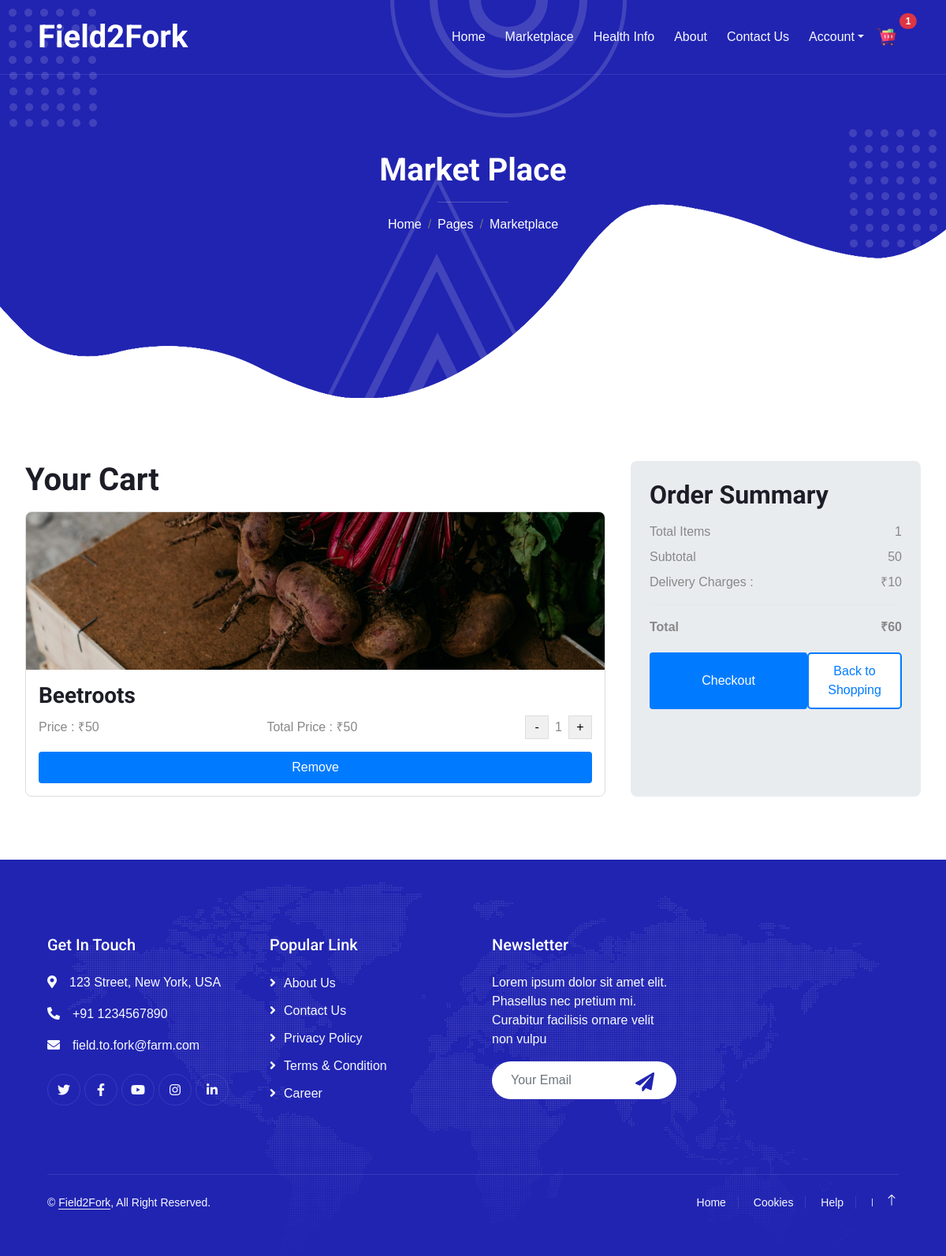
/cart/ (signed in), run on an earlier commit of the app's database.
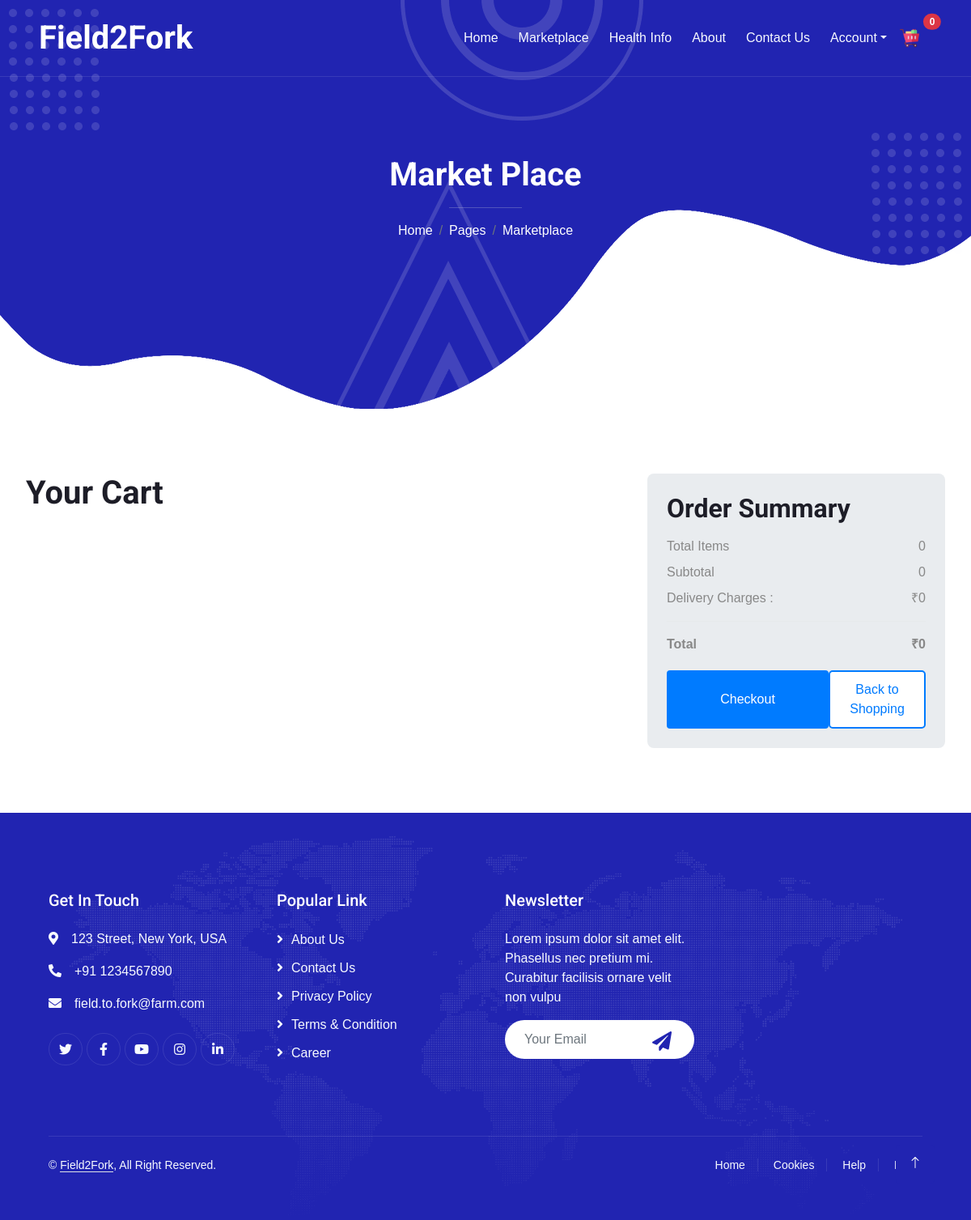
And on a later commit of the database.
### cart/models.py (models this page shows, shortened)
class CartItem(models.Model):
    product = models.ForeignKey('store.Product', on_delete=models.CASCADE)
    cart = models.ForeignKey(Cart, on_delete=models.CASCADE)
    quantity = models.IntegerField()
    is_active = models.BooleanField(default=True)

### store/models.py (models this page shows, shortened)
class Product(models.Model):
    product_name = models.CharField(max_length=200)
    slug = models.SlugField(max_length=200)
    description = models.TextField(blank=True,)
    price = models.IntegerField()
    image = models.ImageField(blank=True,upload_to="photo/products")
    stock = models.IntegerField()
    is_available = models.BooleanField(default=True)
    category = models.ForeignKey(Categories, on_delete=models.CASCADE)
    created_date = models.DateTimeField(auto_now_add=True,)
    modified_date = models.DateTimeField(auto_now=True)

### cart/views.py (the view)
# urls.py: path("cart/", include("cart.urls")),
def cart(request, total=0, quantity=0, cart_items=None):
    try:
        cart = get_or_create_cart(request)
        cart_items = CartItem.objects.filter(cart=cart, is_active=True)
        for cart_item in cart_items:
            total += (cart_item.product.price * cart_item.quantity)
            quantity += cart_item.quantity
    except:
        pass
    context = {
        'total': total,
        'quantity': quantity,
        'cart_items': cart_items,
        'total_items': cart_items.count() if cart_items else 0,
    }
    return render(request, "temp_marketplace/cart.html", context)

### cart/views.py (called while the page is built)
def get_or_create_cart(request):
    if request.user.is_authenticated:
        cart, created = Cart.objects.get_or_create(user=request.user)
    else:
        cart_id = _cart_id(request)
        cart, created = Cart.objects.get_or_create(cart_id=cart_id)
    return cart

### templates/temp_marketplace/cart.html
{% extends 'temp_marketplace/base.html' %}
{% load static %}
{% block body_block %}
<link href="{% static 'marketplace/css/cartStyles.css' %}" rel="stylesheet">
<div class="container">
    <div class="cart-container">
        <div class="cart-items">
            <h1>Your Cart</h1>
            <div class="product-grid">
                {% for cart in cart_items %}
                    <div class="product-card">
                        <img src="{{ cart.product.image.url }}" alt="{{ cart.product.product_name }}" class="product-image">
                        <div class="product-details">
                            <h3>{{ cart.product.product_name }}</h3>
                            <div class="price-quantity">
                                <div class="price"> Price : ₹{{ cart.product.price}}</div>
                                <div class="price"> Total Price : ₹{% widthratio cart.product.price 1 cart.quantity %}</div>
                                <div class="quantity-control">
                                    <a href="{% url 'remove_cart' cart.product.id %}"> <button class="quantity-btn minus">-</button> </a>
                                    <div class="quantity">{{ cart.quantity }}</div>
                                    <a href="{% url 'add_to_cart' cart.product.id %}"> <button class="quantity-btn plus">+</button> </a>
                                </div>
                            </div>
                            <a href="{% url 'delete_cart' cart.product.id %}"><button class="remove-btn">Remove</button></a>
                        </div>
                    </div>
                    {% endfor %}
            </div>
        </div>
        <div class="order-summary">
            <h2>Order Summary</h2>
            <div class="summary-item">
                <div>Total Items</div>
                <div id="total-items">{{ total_items }}</div>
            </div>
            <div class="summary-item">
                <div>Subtotal</div>
                <div id="subtotal">{{ total }}</div>
            </div>
            <div class="summary-item">
                <div>Delivery Charges : </div>
                <div id="tax">₹{% widthratio total_items 1 10 %}</div>
            </div>
            <hr>
            {% widthratio total_items 1 10 as delivery_charge %}
            <div class="summary-item total">
                <div>Total</div>
                <div id="total">₹{{ total|add:delivery_charge }}</div>
            </div>
            <div class="button-group">
                <button class="btn checkout-btn" id="checkout-btn" >Checkout</button>
                <button class="btn back-to-shopping-btn" id="back-to-shopping-btn" onclick="window.location.href='{% url 'marketpage' %}'">Back to Shopping</button>
            </div>
        </div>
    </div>
</div>
{% endblock %}

### templates/temp_marketplace/base.html (shortened to what this page needs)
{% load static %}
<!DOCTYPE html>
<html lang="en">
<head>
    <link href="https://cdnjs.cloudflare.com/ajax/libs/font-awesome/5.10.0/css/all.min.css" rel="stylesheet">
    <link href="https://cdn.jsdelivr.net/npm/bootstrap-icons@1.4.1/font/bootstrap-icons.css" rel="stylesheet">
    <link href="{% static 'home/lib/animate/animate.min.css' %}" rel="stylesheet">
    <link href="{% static 'home/lib/owlcarousel/assets/owl.carousel.min.css' %}" rel="stylesheet">
    <link href="{% static 'home/lib/lightbox/css/lightbox.min.css' %}" rel="stylesheet">
    <link href="{% static 'home/css/bootstrap.min.css' %}" rel="stylesheet">
    <link href="{% static 'home/css/style.css' %}" rel="stylesheet">
</head>
<body>
    <div class="container-xxl bg-white p-0">
        <div class="container-xxl position-relative p-0">
            <nav class="navbar navbar-expand-lg navbar-light px-4 px-lg-5 py-3 py-lg-0">
                <a href="{% url 'homepage' %}" class="navbar-brand p-0">
                    <h1 class="m-0">Field2Fork</h1>
                </a>
                <div class="collapse navbar-collapse" id="navbarCollapse">
                    <div class="navbar-nav ms-auto py-0">
                        <a href="{% url 'homepage' %}" class="nav-item nav-link">Home</a>
                        <a href="{% url 'marketpage' %}" class="nav-item nav-link">Marketplace</a>
                        <a href="{% url 'addblog' %}" class="nav-item nav-link">Health Info</a>
                        <a href="{% url 'aboutpage' %}" class="nav-item nav-link">About</a>
                        <a href="{% url 'contactpage' %}" class="nav-item nav-link">Contact Us</a>
                        <div class="nav-item dropdown">
                            <a href="#" class="nav-link dropdown-toggle" data-bs-toggle="dropdown">Account</a>
                        </div>
                    </div>
                    <a href="{% url 'cart' %}" class="nav-link position-relative">
                        <img src="{% static 'marketplace/img/trolley.png' %}" width="24" height="24" alt="Cart">
                            <span class="position-absolute top-0 start-100 translate-middle badge rounded-pill bg-danger">
                                {{ total_items }}
                            </span>
                    </a>
                </div>
            </nav>
            <div class="container-xxl py-5 bg-primary hero-header mb-5">
                <div class="container my-5 py-5 px-lg-5">
                    <div class="row g-5 py-5">
                        <div class="col-12 text-center">
                            <h1 class="text-white animated zoomIn">Market Place</h1>
                            <hr class="bg-white mx-auto mt-0" style="width: 90px;">
                            <nav aria-label="breadcrumb">
                                <ol class="breadcrumb justify-content-center">
                                    <li class="breadcrumb-item"><a class="text-white" href="#">Home</a></li>
                                    <li class="breadcrumb-item"><a class="text-white" href="#">Pages</a></li>
                                    <li class="breadcrumb-item text-white active" aria-current="page">Marketplace</li>
                                </ol>
                            </nav>
                        </div>
                    </div>
                </div>
            </div>
            {% block body_block %}
            {% endblock body_block %}
        </div>
        <div class="container-fluid bg-primary text-light footer mt-5 pt-5 wow fadeIn" data-wow-delay="0.1s">
            <div class="container py-5 px-lg-5">
                <div class="row g-5">
                    <div class="col-md-6 col-lg-3">
                        <h5 class="text-white mb-4">Get In Touch</h5>
                        <p><i class="fa fa-map-marker-alt me-3"></i>123 Street, New York, USA</p>
                        <p><i class="fa fa-phone-alt me-3"></i>+91 1234567890</p>
                        <p><i class="fa fa-envelope me-3"></i>field.to.fork@farm.com</p>
                        <div class="d-flex pt-2">
                            <a class="btn btn-outline-light btn-social" href=""><i class="fab fa-twitter"></i></a>
                            <a class="btn btn-outline-light btn-social" href=""><i class="fab fa-facebook-f"></i></a>
                            <a class="btn btn-outline-light btn-social" href=""><i class="fab fa-youtube"></i></a>
                            <a class="btn btn-outline-light btn-social" href=""><i class="fab fa-instagram"></i></a>
                            <a class="btn btn-outline-light btn-social" href=""><i class="fab fa-linkedin-in"></i></a>
                        </div>
                    </div>
                    <div class="col-md-6 col-lg-3">
                        <h5 class="text-white mb-4">Popular Link</h5>
                        <a class="btn btn-link" href="{% url 'aboutpage' %}">About Us</a>
                        <a class="btn btn-link" href="{% url 'contactpage' %}">Contact Us</a>
                        <a class="btn btn-link" href="{% url 'notfound' %}">Privacy Policy</a>
                        <a class="btn btn-link" href="{% url 'notfound' %}">Terms & Condition</a>
                        <a class="btn btn-link" href="{% url 'notfound' %}">Career</a>
                    </div>
                    <div class="col-md-6 col-lg-3">
                        <h5 class="text-white mb-4">Newsletter</h5>
                        <p>Lorem ipsum dolor sit amet elit. Phasellus nec pretium mi. Curabitur facilisis ornare velit non vulpu</p>
                        <div class="position-relative w-100 mt-3">
                            <input class="form-control border-0 rounded-pill w-100 ps-4 pe-5" type="text" placeholder="Your Email" style="height: 48px;">
                            <button type="button" class="btn shadow-none position-absolute top-0 end-0 mt-1 me-2"><i class="fa fa-paper-plane text-primary fs-4"></i></button>
                        </div>
                    </div>
                </div>
            </div>
            <div class="container px-lg-5">
                <div class="copyright">
                    <div class="row">
                        <div class="col-md-6 text-center text-md-start mb-3 mb-md-0">
                            &copy; <a class="border-bottom" href="{% url 'homepage' %}">Field2Fork</a>, All Right Reserved.
                        </div>
                        <div class="col-md-6 text-center text-md-end">
                            <div class="footer-menu">
                                <a href="{% url 'homepage' %}">Home</a>
                                <a href="{% url 'notfound' %}">Cookies</a>
                                <a href="{% url 'helppage' %}">Help</a>
                                <a href="{% url 'faqpage' %}">FAQs</a>
                            </div>
                        </div>
                    </div>
                </div>
            </div>
        </div>
        <a href="#" class="btn btn-lg btn-primary btn-lg-square back-to-top pt-2"><i class="bi bi-arrow-up"></i></a>
    </div>
</body>
</html>

### static/home/css/style.css (style rules this page uses)
:root { --primary: #2124B1; --secondary: #4777F5; --light: #F7FAFF; --dark: #1D1D27; }
.back-to-top { position: fixed; display: none; right: 45px; bottom: 45px; z-index: 99; }
h1, h2, h3, .fw-bold { font-weight: 700 !important; }
h4, h5, h6, .fw-medium { font-weight: 500 !important; }
.btn { font-weight: 500; transition: .5s; }
.btn-lg-square { width: 48px; height: 48px; }
.btn-square, .btn-sm-square, .btn-lg-square { padding: 0; display: flex; align-items: center; justify-content: center; font-weight: normal; border-radius: 50px; }
.navbar-light .navbar-nav .nav-link { position: relative; margin-left: 25px; padding: 35px 0; color: var(--light) !important; outline: none; transition: .5s; }
.navbar-light .navbar-brand h1 { color: #FFFFFF; }
@media (min-width: 992px) { .navbar-light { position: absolute; width: 100%; top: 0; left: 0; border-bottom: 1px solid rgba(256, 256, 256, .1); z-index: 999; } }
@media (min-width: 992px) { .navbar-light .navbar-nav .nav-link::before { position: absolute; content: ""; width: 0; height: 2px; bottom: -1px; left: 50%; background: var(--secondary); transition: .5s; } }
.hero-header { background: url(../img/bg-dot.png), url(../img/bg-dot.png), url(../img/bg-round.png), url(../img/bg-tree.png), url(../img/bg-bottom-hero.png); background-position: 10px 10px, bottom 190px right 10px, left 55% top -1px, left 45% bottom -1px, center bottom -1px; background-repeat: no-repeat; }
.footer { background: url(../img/footer.png) center center no-repeat; background-size: contain; }
.footer .btn.btn-social { margin-right: 5px; width: 40px; height: 40px; display: flex; align-items: center; justify-content: center; color: var(--light); border: 1px solid rgba(256, 256, 256, .1); border-radius: 40px; transition: .3s; }
.footer .btn.btn-link { display: block; margin-bottom: 10px; padding: 0; text-align: left; color: var(--light); font-weight: normal; transition: .3s; }
.footer .btn.btn-link::before { position: relative; content: "\f105"; font-family: "Font Awesome 5 Free"; font-weight: 900; margin-right: 10px; }
.footer .copyright { padding: 25px 0; font-size: 14px; border-top: 1px solid rgba(256, 256, 256, .1); }
.footer .copyright a { color: var(--light); }
.footer .footer-menu a { margin-right: 15px; padding-right: 15px; border-right: 1px solid rgba(255, 255, 255, .1); }
.footer .footer-menu a:last-child { margin-right: 0; padding-right: 0; border-right: none; }

### static/marketplace/css/cartStyles.css (style rules this page uses)
body { font-family: Arial, sans-serif; margin: 0; padding: 0; background-color: #f4f4f4; }
.container { max-width: 1200px; margin: 0 auto; padding: 2rem; }
.cart-container { display: grid; grid-template-columns: 2fr 1fr; gap: 2rem; }
h1, h2 { margin-bottom: 1rem; }
.remove-btn, #checkout-btn { width: 100%; padding: 0.5rem; background-color: #007bff; color: white; border: none; border-radius: 4px; cursor: pointer; }
.order-summary { background-color: #e9ecef; padding: 1.5rem; border-radius: 8px; }
.summary-item { display: flex; justify-content: space-between; margin-bottom: 0.5rem; }
hr { border: none; border-top: 1px solid #ddd; margin: 1rem 0; }
.total { font-weight: bold; }
.btn { padding: 10px 20px; border: none; cursor: pointer; font-size: 16px; border-radius: 5px; }
.checkout-btn { background-color: #007bff; color: white; }
.back-to-shopping-btn { background-color: white; color: #007bff; border: 2px solid #007bff; }
.button-group { display: flex; justify-content: space-between; margin-top: 20px; }

What changed in the data, as far as the page shows it:
removed CartItem: product.image (picture), product.product_name "Beetroots", product.price "50", product+quantity "50", quantity "1"
Also different on the page:
{{ total_items }}: "1" → "0"
{{ total }}: "50" → "0"
{{ total|add:delivery_charge }}: "60" → "0"
text no longer shown: "10"
text now shown: "0"
